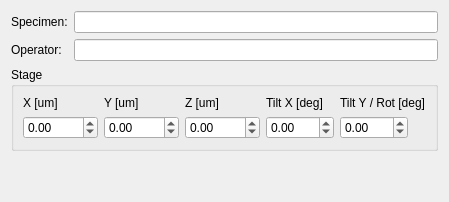
        <widget class="QWidget" name="tab_2">
         <attribute name="title">
          <string>Session info</string>
         </attribute>
         <layout class="QGridLayout" name="gridLayout_13">
          <item row="1" column="0">
           <widget class="QGroupBox" name="groupBox_3">
            <property name="sizePolicy">
             <sizepolicy hsizetype="Maximum" vsizetype="Maximum">
              <horstretch>0</horstretch>
              <verstretch>0</verstretch>
             </sizepolicy>
            </property>
            <property name="title">
             <string>Stage</string>
            </property>
            <layout class="QGridLayout" name="gridLayout_2">
             <item row="0" column="4">
              <widget class="QLabel" name="label_18">
               <property name="sizePolicy">
                <sizepolicy hsizetype="Preferred" vsizetype="Maximum">
                 <horstretch>0</horstretch>
                 <verstretch>0</verstretch>
                </sizepolicy>
               </property>
               <property name="text">
                <string>Tilt Y / Rot [deg]</string>
               </property>
              </widget>
             </item>
             <item row="0" column="0">
              <widget class="QLabel" name="label_14">
               <property name="sizePolicy">
                <sizepolicy hsizetype="Preferred" vsizetype="Maximum">
                 <horstretch>0</horstretch>
                 <verstretch>0</verstretch>
                </sizepolicy>
               </property>
               <property name="text">
                <string>X [um]</string>
               </property>
              </widget>
             </item>
             <item row="0" column="1">
              <widget class="QLabel" name="label_15">
               <property name="sizePolicy">
                <sizepolicy hsizetype="Preferred" vsizetype="Maximum">
                 <horstretch>0</horstretch>
                 <verstretch>0</verstretch>
                </sizepolicy>
               </property>
               <property name="text">
                <string>Y [um]</string>
               </property>
              </widget>
             </item>
             <item row="0" column="2">
              <widget class="QLabel" name="label_16">
               <property name="sizePolicy">
                <sizepolicy hsizetype="Preferred" vsizetype="Maximum">
                 <horstretch>0</horstretch>
                 <verstretch>0</verstretch>
                </sizepolicy>
               </property>
               <property name="text">
                <string>Z [um]</string>
               </property>
              </widget>
             </item>
             <item row="0" column="3">
              <widget class="QLabel" name="label_17">
               <property name="sizePolicy">
                <sizepolicy hsizetype="Preferred" vsizetype="Maximum">
                 <horstretch>0</horstretch>
                 <verstretch>0</verstretch>
                </sizepolicy>
               </property>
               <property name="text">
                <string>Tilt X [deg]</string>
               </property>
              </widget>
             </item>
             <item row="1" column="0">
              <widget class="QDoubleSpinBox" name="xPosSpinBox">
               <property name="sizePolicy">
                <sizepolicy hsizetype="Maximum" vsizetype="Maximum">
                 <horstretch>0</horstretch>
                 <verstretch>0</verstretch>
                </sizepolicy>
               </property>
               <property name="minimum">
                <double>-1000.000000000000000</double>
               </property>
               <property name="maximum">
                <double>1000.000000000000000</double>
               </property>
              </widget>
             </item>
             <item row="1" column="1">
              <widget class="QDoubleSpinBox" name="yPosSpinBox">
               <property name="sizePolicy">
                <sizepolicy hsizetype="Maximum" vsizetype="Maximum">
                 <horstretch>0</horstretch>
                 <verstretch>0</verstretch>
                </sizepolicy>
               </property>
               <property name="minimum">
                <double>-1000.000000000000000</double>
               </property>
               <property name="maximum">
                <double>1000.000000000000000</double>
               </property>
              </widget>
             </item>
             <item row="1" column="2">
              <widget class="QDoubleSpinBox" name="zPosSpinBox">
               <property name="sizePolicy">
                <sizepolicy hsizetype="Maximum" vsizetype="Maximum">
                 <horstretch>0</horstretch>
                 <verstretch>0</verstretch>
                </sizepolicy>
               </property>
               <property name="minimum">
                <double>-1000.000000000000000</double>
               </property>
               <property name="maximum">
                <double>1000.000000000000000</double>
               </property>
              </widget>
             </item>
             <item row="1" column="3">
              <widget class="QDoubleSpinBox" name="xTiltSpinBox">
               <property name="sizePolicy">
                <sizepolicy hsizetype="Maximum" vsizetype="Maximum">
                 <horstretch>0</horstretch>
                 <verstretch>0</verstretch>
                </sizepolicy>
               </property>
               <property name="minimum">
                <double>-360.000000000000000</double>
               </property>
               <property name="maximum">
                <double>360.000000000000000</double>
               </property>
              </widget>
             </item>
             <item row="1" column="4">
              <widget class="QDoubleSpinBox" name="yTiltSpinBox">
               <property name="sizePolicy">
                <sizepolicy hsizetype="Maximum" vsizetype="Maximum">
                 <horstretch>0</horstretch>
                 <verstretch>0</verstretch>
                </sizepolicy>
               </property>
               <property name="minimum">
                <double>-360.000000000000000</double>
               </property>
               <property name="maximum">
                <double>360.000000000000000</double>
               </property>
              </widget>
             </item>
            </layout>
           </widget>
          </item>
          <item row="0" column="0">
           <layout class="QGridLayout" name="gridLayout_4">
            <item row="1" column="0">
             <widget class="QLabel" name="label_11">
              <property name="text">
               <string>Operator:</string>
              </property>
             </widget>
            </item>
            <item row="0" column="0">
             <widget class="QLabel" name="label_10">
              <property name="text">
               <string>Specimen:</string>
              </property>
             </widget>
            </item>
            <item row="0" column="1">
             <widget class="QLineEdit" name="specimenLineEdit">
              <property name="clearButtonEnabled">
               <bool>true</bool>
              </property>
             </widget>
            </item>
            <item row="1" column="1">
             <widget class="QLineEdit" name="operatorLineEdit">
              <property name="clearButtonEnabled">
               <bool>true</bool>
              </property>
             </widget>
            </item>
           </layout>
          </item>
          <item row="2" column="0">
           <spacer name="verticalSpacer_2">
            <property name="orientation">
             <enum>Qt::Vertical</enum>
            </property>
            <property name="sizeHint" stdset="0">
             <size>
              <width>20</width>
              <height>40</height>
             </size>
            </property>
           </spacer>
          </item>
         </layout>
        </widget>
